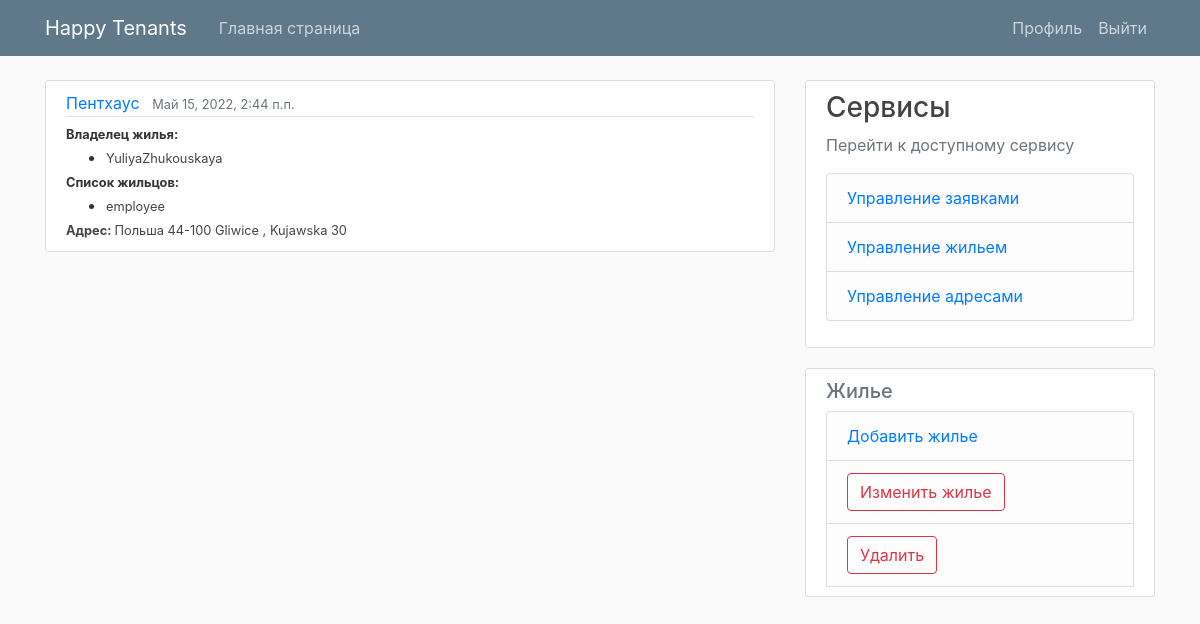
The page /properties/8/ (signed in) on the database its author committed.
### tenant_mgmt/models.py (models this page shows, shortened)
class Property(models.Model):
    name = models.CharField(max_length=50, null=True)
    address = models.ForeignKey(Address, on_delete=models.CASCADE, null=True, related_name="address_properties_set")
    owner = models.ForeignKey(User, on_delete=models.SET_NULL, related_name="owner_property_set", null=True, blank=True)
    tenants = models.ManyToManyField(User, related_name="tenant_property_set", blank=True)
    dateAdded = models.DateTimeField(auto_now_add=True)

class Address(models.Model):
    street = models.CharField(max_length=50, null=False, verbose_name="Улица")
    apartment = models.CharField(max_length=10, null=False, verbose_name="Квартира")
    city = models.CharField(max_length=50, null=False, verbose_name="Город")
    zipCode = models.CharField(max_length=15, null=False, verbose_name="Индекс")
    country = models.CharField(max_length=50, null=False, verbose_name="Страна")
    dateAdded = models.DateTimeField(auto_now_add=True)
    def __str__(self) -> str:
        return f'{self.country} {self.zipCode} {self.city} , {self.street} {self.apartment}'

### tenant_mgmt/views.py (the view)
# urls.py: path('properties/<int:pk>/', PropertyDetailView.as_view(), name='propertyDetails'),
@method_decorator([login_required, manager_requred], name='dispatch')
class PropertyDetailView(DetailView):
    model = Property
    template_name = 'tnt_mgmt/property/detail.html'
    context_object_name = 'property'
    ordering = ['dateAdded']

### tenant_mgmt/templatetags/extra_filters.py (called while the page is built)
@register.filter(name='has_groups')
def has_groups(user, group_names):
    groups = list(group_names.split('|'))
    userGroups = user.groups.all()
    for groupName in groups:
        group = Group.objects.get(name=groupName)
        if group in userGroups:
            return True
    return False

@register.filter(name='is_active')
def is_active(user):
    return len(user.groups.all()) > 0

### tenant_mgmt/templates/tnt_mgmt/property/detail.html (shortened to what this page needs)
{% extends "./base.html" %} {% block content %}
<article class="media content-section">
  <div class="media-body">
    <div class="article-metadata">
      <a class="mr-2" href="#">{{ property.name }}</a>
      <small class="text-muted">{{ property.dateAdded }}</small>
    </div>
    <small><b> Владелец жилья: </b></small>
    <ul>
      <li>
        <small
          ><a class="article-title" href="{% url 'profile' %}"
            >{{ property.owner.username }}</a
          ></small
        >
      </li>
    </ul>
    <small><b>Список жильцов: </b></small> <br />
    {% for tenant in property.tenants.all %}
    <ul>
      <li>
        <small
          ><a class="article-title" href="{% url 'profile' %}"
            >{{ tenant.username }}</a
          ></small
        >
      </li>
    </ul>
    {% empty %}
    <small>Пусто</small><br />
    {% endfor %}
    <small
      ><a
        class="article-title"
        href="{% url 'addressDetails' property.address.id %}"
      >
        <b> Адрес: </b>{{property.address}}</a
      ></small
    >
    <br />
  </div>
</article>
{% endblock content %}
{% block details_view_actions %}
  <li class="list-group-item list-group-item-light"><button id="editBtn" class="btn btn-outline-danger" type="submit">Изменить жилье</button></li>
  <li class="list-group-item list-group-item-light"><button id="deleteBtn" class="btn btn-outline-danger" type="submit">Удалить</button></li>
{% endblock details_view_actions %}

### tenant_mgmt/static/tnt_mgmt/base.css (style rules this page uses)
body { background: #fafafa; color: #333333; margin-top: 5rem; }
ul { margin: 0; }
.content-section { background: #ffffff; padding: 10px 20px; border: 1px solid #dddddd; border-radius: 3px; margin-bottom: 20px; }
.article-title { color: #444444; }
.article-metadata { padding-bottom: 1px; margin-bottom: 4px; border-bottom: 1px solid #e3e3e3 }

### rows shown on the page
Property: name "Пентхаус", dateAdded "Май 15, 2022, 2:44 п.п.", owner.username "YuliyaZhukouskaya", address "Польша 44-100 Gliwice , Kujawska 30"

### other values the page prints
{{ tenant.username }} "employee"
